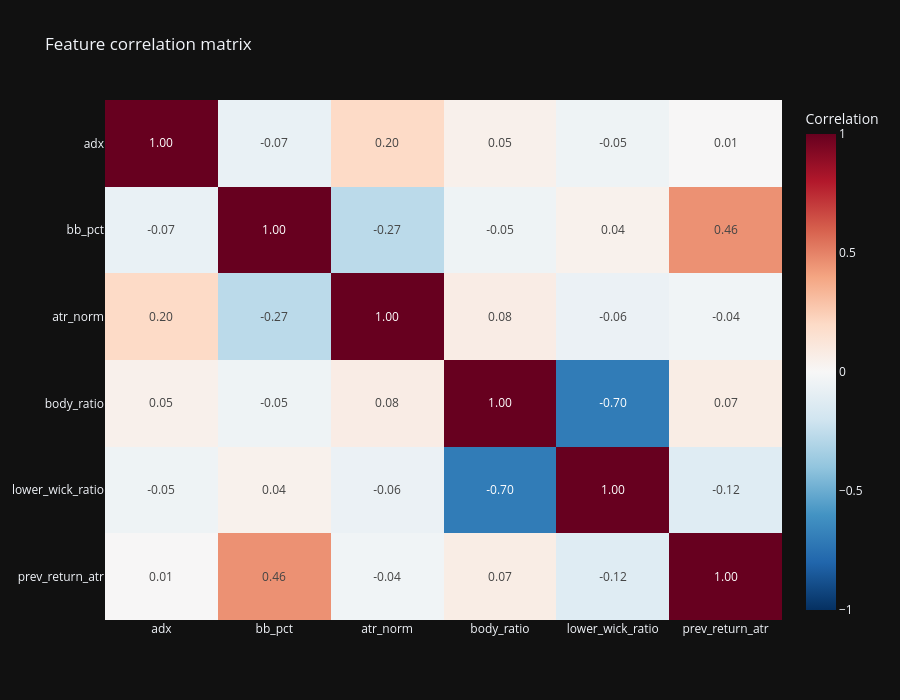

Notebook code cell kept with this figure:
### Markdown cell above
### Correlation matrix

### Code cell
def heatmap(z, x, y, title, colorscale, text_fmt, zmin=None, zmax=None, colorbar_title=None,
            xlabel=None, ylabel=None, height=600):
    """Annotated heatmap with the first row on top (like a matrix)."""
    fig = go.Figure(go.Heatmap(
        z=z, x=x, y=y, colorscale=colorscale, zmin=zmin, zmax=zmax,
        texttemplate="%{z:" + text_fmt + "}", colorbar=dict(title=colorbar_title),
    ))
    fig.update_layout(title=title, height=height, xaxis=dict(title=xlabel, type="category"),
                      yaxis=dict(title=ylabel, type="category", autorange="reversed"))
    return fig


corr_matrix = df[feature_cols].corr()
heatmap(corr_matrix.values, feature_cols, feature_cols, "Feature correlation matrix", "RdBu_r", ".2f",
        zmin=-1, zmax=1, colorbar_title="Correlation", height=700).show()

### Figure 1 — Plotly figure (JSON) as saved in the notebook; plotly's stock layout.template omitted (floating-point values rounded to 4 significant figures)
{"data": [{"colorbar": {"title": {"text": "Correlation"}}, "colorscale": [[0.0, "rgb(5,48,97)"], [0.1, "rgb(33,102,172)"], [0.2, "rgb(67,147,195)"], [0.3, "rgb(146,197,222)"], [0.4, "rgb(209,229,240)"], [0.5, "rgb(247,247,247)"], [0.6, "rgb(253,219,199)"], [0.7, "rgb(244,165,130)"], [0.8, "rgb(214,96,77)"], [0.9, "rgb(178,24,43)"], [1.0, "rgb(103,0,31)"]], "texttemplate": "%{z:.2f}", "type": "heatmap", "x": ["adx", "bb_pct", "atr_norm", "body_ratio", "lower_wick_ratio", "prev_return_atr"], "y": ["adx", "bb_pct", "atr_norm", "body_ratio", "lower_wick_ratio", "prev_return_atr"], "z": [[1.0, -0.07118, 0.1981, 0.0488, -0.04821, 0.005532], [-0.07118, 1.0, -0.2705, -0.04527, 0.04416, 0.4567], [0.1981, -0.2705, 1.0, 0.07595, -0.06482, -0.03647], [0.0488, -0.04527, 0.07595, 1.0, -0.7036, 0.07312], [-0.04821, 0.04416, -0.06482, -0.7036, 1.0, -0.1247], [0.005532, 0.4567, -0.03647, 0.07312, -0.1247, 1.0]], "zmax": 1, "zmin": -1}], "layout": {"height": 700, "title": {"text": "Feature correlation matrix"}, "xaxis": {"title": {}, "type": "category"}, "yaxis": {"autorange": "reversed", "title": {}, "type": "category"}}}
